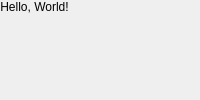
<?xml version="1.0" encoding="UTF-8"?>
<ui version="4.0">
 <class>MainWindow</class>
 <widget class="QMainWindow" name="MainWindow">
  <property name="windowTitle">
   <string>Hello Qt 6</string>
  </property>
  <widget class="QWidget" name="centralwidget">
   <widget class="QLabel" name="label">
    <property name="text">
     <string>Hello, World!</string>
    </property>
    <property name="alignment">
     <set>Qt::AlignCenter</set>
    </property>
   </widget>
  </widget>
 </widget>
 <resources/>
 <connections/>
</ui>
